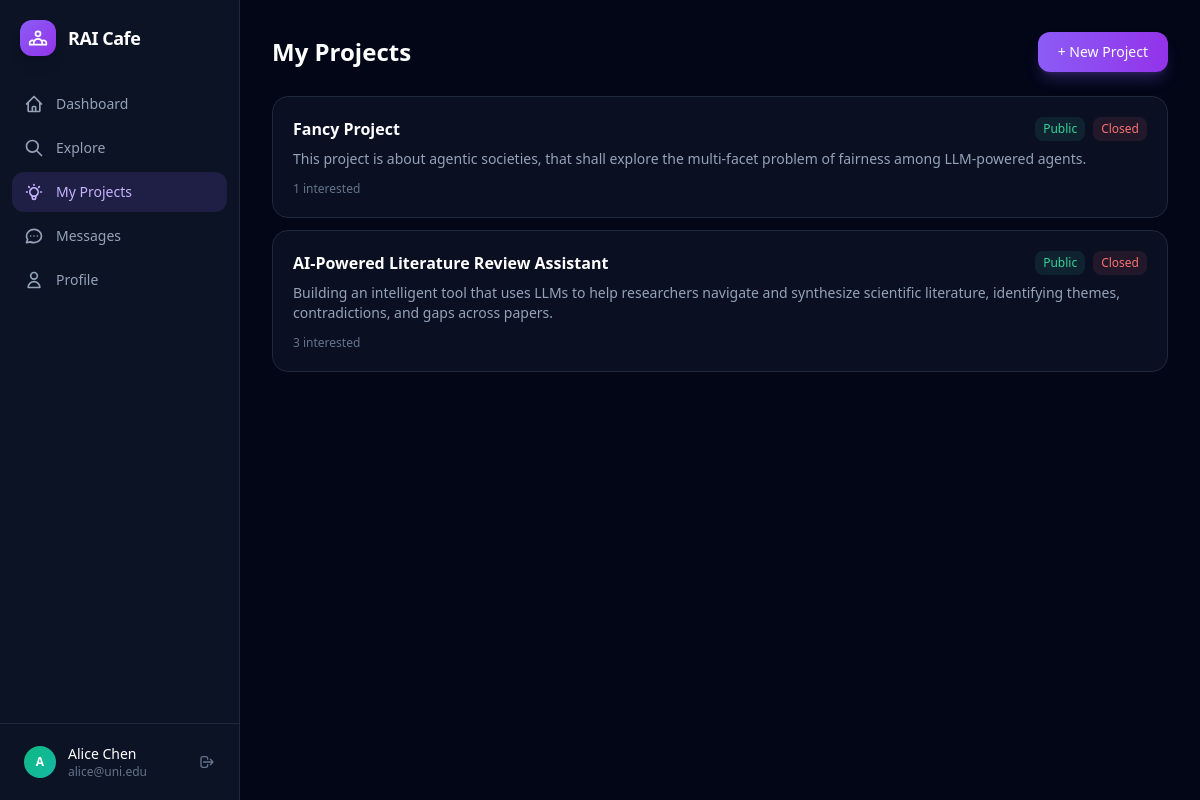
The app's page /projects (signed in) with its own data.
### models.py (models this page shows, shortened)
class User(UserMixin, db.Model):
    id = db.Column(db.Integer, primary_key=True)
    email = db.Column(db.String(120), unique=True, nullable=False)
    password_hash = db.Column(db.String(256), nullable=False)
    name = db.Column(db.String(100), nullable=False)
    bio = db.Column(db.Text, default="")
    website = db.Column(db.String(300), default="")
    linkedin = db.Column(db.String(300), default="")
    scholar = db.Column(db.String(300), default="")
    expertise_keywords = db.Column(db.String(500), default="")
    research_interests = db.Column(db.String(500), default="")
    role = db.Column(db.String(20), default="user")
    status = db.Column(db.String(20), default="pending")
    created_at = db.Column(db.DateTime, default=lambda: datetime.now(timezone.utc))
    projects = db.relationship("Project", backref="owner", lazy=True)
    bids = db.relationship("Bid", backref="bidder", lazy=True)
    @property
    def initials(self):
        return self.name[0].upper() if self.name else "?"
    @property
    def avatar_color(self):
        colors = [
            "from-violet-500 to-purple-600",
            "from-blue-500 to-cyan-500",
            "from-emerald-500 to-teal-500",
            "from-amber-500 to-orange-500",
            "from-rose-500 to-pink-500",
            "from-indigo-500 to-blue-500",
        ]
        return colors[sum(ord(c) for c in str(self.id)) % len(colors)]

class Project(db.Model):
    id = db.Column(db.Integer, primary_key=True)
    owner_id = db.Column(db.Integer, db.ForeignKey("user.id"), nullable=False)
    title = db.Column(db.String(200), nullable=False)
    description = db.Column(db.Text, nullable=False)
    mode = db.Column(db.String(20), default="public")
    deadline = db.Column(db.Date, nullable=True)
    status = db.Column(db.String(20), default="open")
    expertise_keywords = db.Column(db.String(500), default="")
    impact_areas = db.Column(db.String(500), default="")
    created_at = db.Column(db.DateTime, default=lambda: datetime.now(timezone.utc))
    bids = db.relationship("Bid", backref="project", lazy=True, cascade="all, delete-orphan")
    discussion_posts = db.relationship("DiscussionPost", backref="project", lazy=True, cascade="all, delete-orphan", order_by="DiscussionPost.created_at")
    @property
    def is_past_deadline(self):
        if self.deadline:
            return self.deadline < datetime.now(timezone.utc).date()
        return False
    @property
    def is_closed(self):
        return self.status == "closed" or self.is_past_deadline

### app.py (the view)
@app.route("/projects")
@login_required
def my_projects():
    projects = Project.query.filter_by(owner_id=current_user.id).order_by(Project.created_at.desc()).all()
    return render_template("my_projects.html", projects=projects)

### app.py (called while the page is built)
@login_manager.user_loader
def load_user(user_id):
    return db.session.get(User, int(user_id))

@app.context_processor
def inject_globals():
    unread = 0
    pending_count = 0
    if current_user.is_authenticated:
        unread = Message.query.filter_by(to_id=current_user.id, read=False).count()
        if current_user.role == "admin":
            pending_count = User.query.filter_by(status="pending").count()
    return dict(unread_count=unread, pending_user_count=pending_count)

### templates/my_projects.html (shortened to what this page needs)
{% extends "base.html" %}
{% block content %}
<div class="max-w-5xl mx-auto p-8">
  <div class="flex items-center justify-between mb-6">
    <h1 class="text-2xl font-bold">My Projects</h1>
    <a href="{{ url_for('new_project') }}" class="bg-gradient-to-r from-violet-500 to-purple-600 text-white font-medium px-5 py-2.5 rounded-xl hover:opacity-90 transition shadow-lg shadow-violet-500/25 text-sm">+ New Project</a>
  </div>
  {% for p in projects %}
  <a href="{{ url_for('project_detail', project_id=p.id) }}" class="block bg-slate-900/60 hover:bg-slate-800/80 border border-slate-800 rounded-2xl p-5 transition group mb-3">
    <div class="flex items-start justify-between mb-2">
      <h3 class="text-white font-semibold group-hover:text-violet-300 transition">{{ p.title }}</h3>
      <div class="flex gap-2">
        {% if p.mode == 'private' %}<span class="text-xs font-medium text-amber-400 bg-amber-400/10 px-2 py-1 rounded-lg">Private</span>
        {% else %}<span class="text-xs font-medium text-emerald-400 bg-emerald-400/10 px-2 py-1 rounded-lg">Public</span>{% endif %}
        {% if p.is_closed %}<span class="text-xs font-medium text-red-400 bg-red-400/10 px-2 py-1 rounded-lg">Closed</span>
        {% else %}<span class="text-xs font-medium text-blue-400 bg-blue-400/10 px-2 py-1 rounded-lg">Open</span>{% endif %}
      </div>
    </div>
    <p class="text-slate-400 text-sm line-clamp-2 mb-3">{{ p.description }}</p>
    <div class="text-xs text-slate-500"><span>{{ p.bids|length }} interested</span></div>
  </a>
  {% else %}<p class="text-slate-500">No projects yet. Create one!</p>{% endfor %}
</div>
{% endblock %}

### templates/base.html (shortened to what this page needs)
<!DOCTYPE html>
<html lang="en" class="h-full">
<head>
  <script src="https://cdn.tailwindcss.com"></script>
</head>
<body class="h-full bg-slate-950 text-white">
{% if current_user.is_authenticated %}
<div class="flex h-full min-h-screen">
  <aside class="w-60 bg-slate-900/80 border-r border-slate-800 flex flex-col shrink-0 fixed h-full z-10">
    <a href="{{ url_for('dashboard') }}" class="p-5 flex items-center gap-3">
      <div class="w-9 h-9 rounded-xl bg-gradient-to-br from-violet-500 to-purple-600 flex items-center justify-center shadow-lg">
      </div>
      <span class="text-lg font-bold tracking-tight">RAI Cafe</span>
    </a>
    <nav class="flex-1 px-3 space-y-1 mt-2">
      {% for ep, label, d in nav %}
      <a href="{{ url_for(ep) }}" class="flex items-center gap-3 px-3 py-2.5 rounded-xl text-sm font-medium transition {% if request.endpoint == ep %}bg-violet-500/15 text-violet-300{% else %}text-slate-400 hover:bg-slate-800 hover:text-slate-200{% endif %}">
        <svg class="w-5 h-5 shrink-0" fill="none" stroke="currentColor" stroke-width="2" viewBox="0 0 24 24"><path stroke-linecap="round" stroke-linejoin="round" d="{{ d }}"/></svg>
        {{ label }}
      </a>
      {% endfor %}
    </nav>
    <div class="p-3 border-t border-slate-800">
      <div class="flex items-center gap-3 px-3 py-2">
        <div class="w-8 h-8 rounded-full bg-gradient-to-br {{ current_user.avatar_color }} flex items-center justify-center text-white text-xs font-bold">{{ current_user.initials }}</div>
        <div class="flex-1 min-w-0"><p class="text-sm font-medium truncate">{{ current_user.name }}</p><p class="text-xs text-slate-500 truncate">{{ current_user.email }}</p></div>
        <a href="{{ url_for('logout') }}" class="text-slate-500 hover:text-red-400 transition" title="Sign out">
          <svg class="w-4 h-4" fill="none" stroke="currentColor" stroke-width="2" viewBox="0 0 24 24"><path stroke-linecap="round" stroke-linejoin="round" d="M17 16l4-4m0 0l-4-4m4 4H7m6 4v1a3 3 0 01-3 3H6a3 3 0 01-3-3V7a3 3 0 013-3h4a3 3 0 013 3v1"/></svg>
        </a>
      </div>
    </div>
  </aside>
  <main class="flex-1 ml-60 overflow-y-auto min-h-screen">
    {% block content %}{% endblock %}
  </main>
</div>
{% else %}
{% block public_content %}{% endblock %}
{% endif %}
</body>
</html>

### templates/base.html (style rules this page uses)
.line-clamp-2 { display:-webkit-box; -webkit-line-clamp:2; -webkit-box-orient:vertical; overflow:hidden; }

### records on screen
User: initials "A", name "Alice Chen", email "alice@uni.edu"
Project: title "Fancy Project", mode "Public", status "Closed", description "This project is about agentic societies, that shall explore the multi-facet problem of fairness among LLM-powered agents.", bids|length "1"
Project: title "AI-Powered Literature Review Assistant", mode "Public", status "Closed", description "Building an intelligent tool that uses LLMs to help researchers navigate and synthesize scientific literature, identifying themes, contradictions, and gaps across papers.", bids|length "3"

### other values on screen
{{ label }} "Dashboard" "Explore" "My Projects" "Messages" "Profile"
